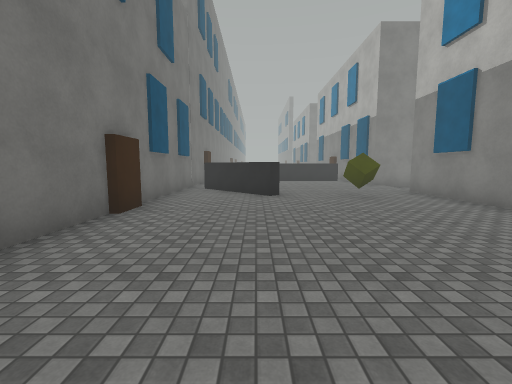
view 1 (above)

21 first-person views from a walk through a Unity game level. The camera is 1.5 m above the floor, tilts 6° down and sees 90° across. The floor is counted in squares, 2 m on a side. Each view is taken from the middle of a square. On the plan, view 1 faces up. The plan holds only what a view shows up to about 9 squares ahead; the rest is blank. The place goes on beyond the plan. The player is left out. Surface patterns are stand-ins for the level's own textures.

view 2
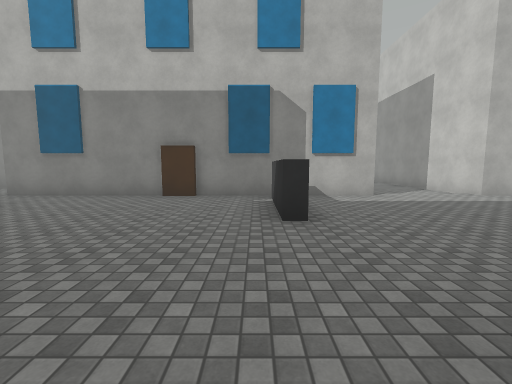

view 3
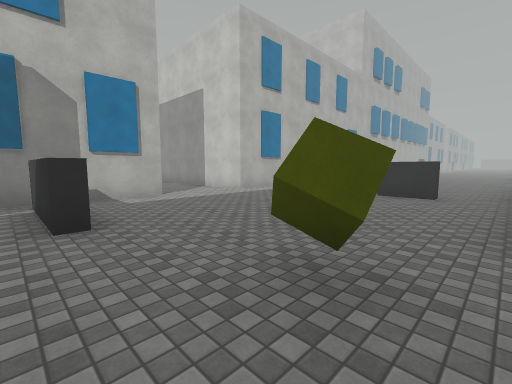

view 4
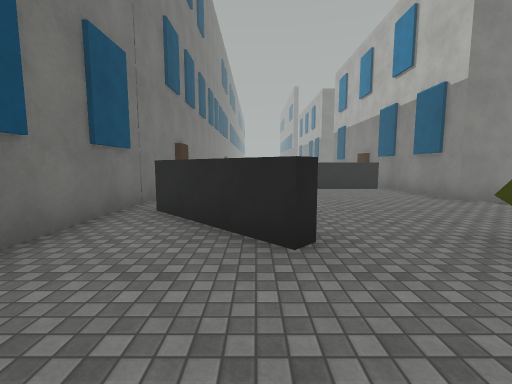

view 5
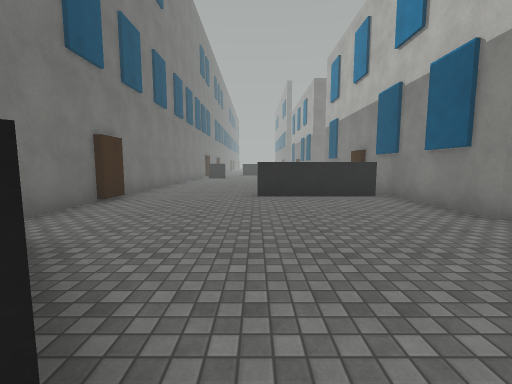

view 6
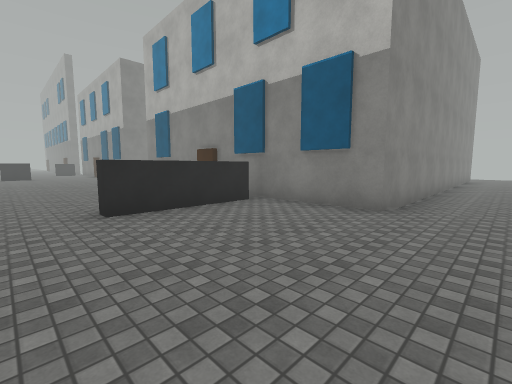

view 7
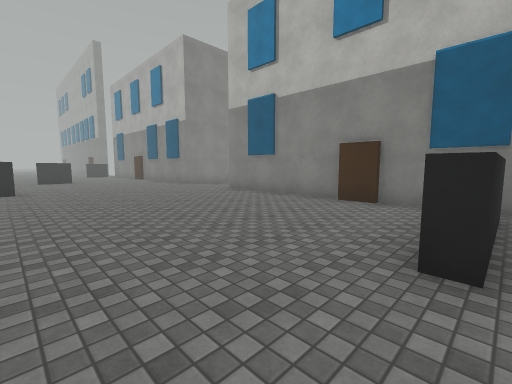

view 8
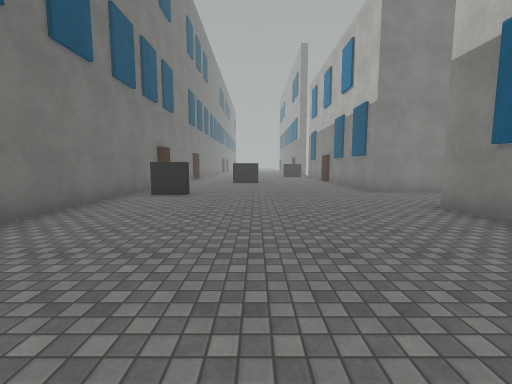

view 9
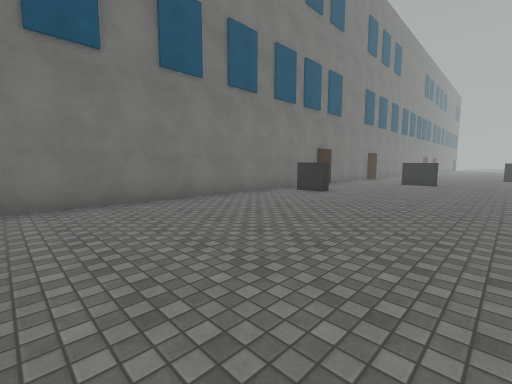

view 10
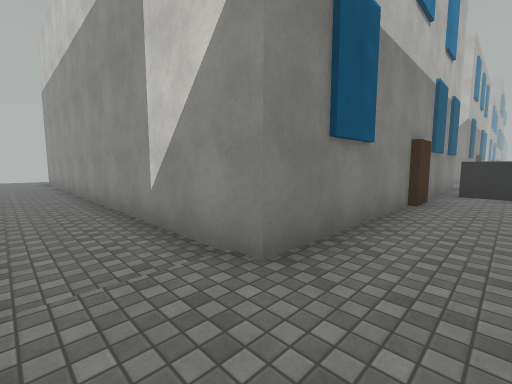

view 11
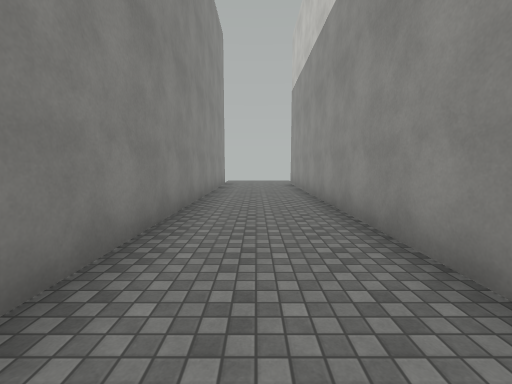

view 12
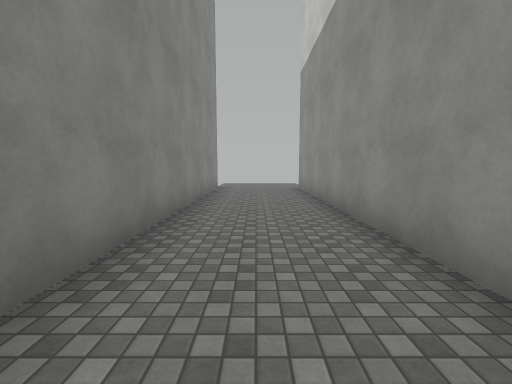

view 13
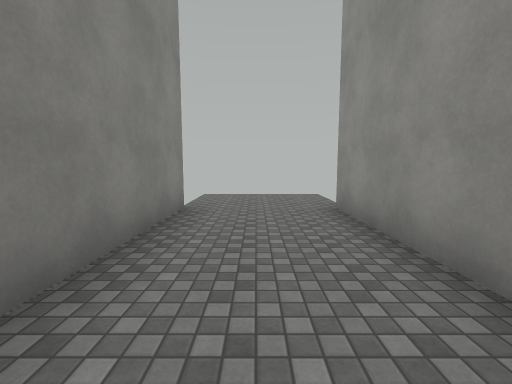

view 14
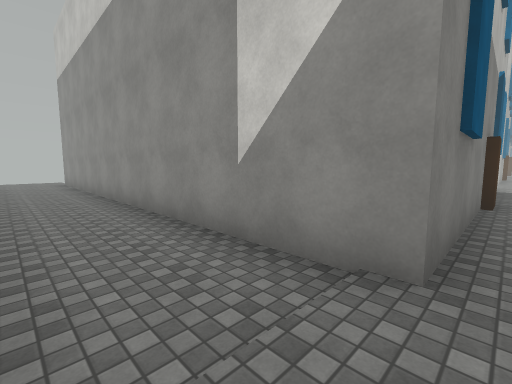

view 15
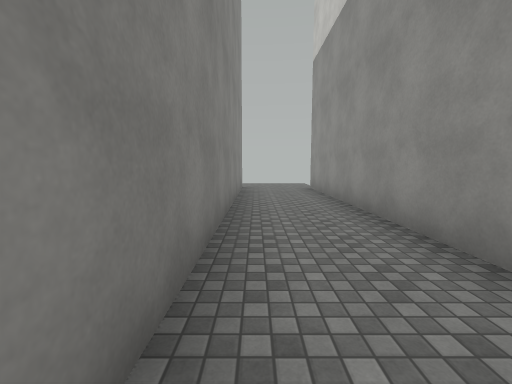

view 16
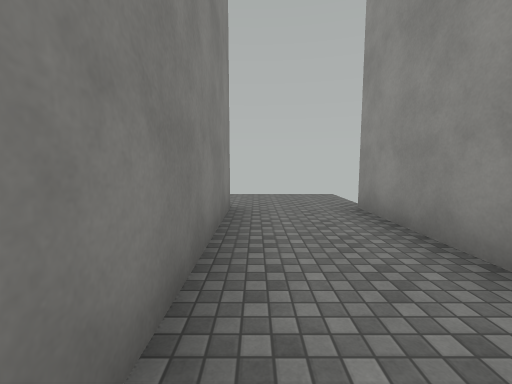

view 17
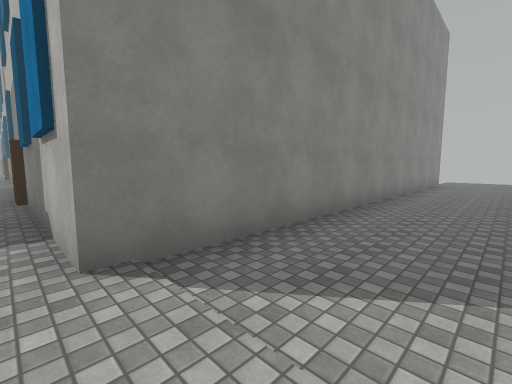

view 18
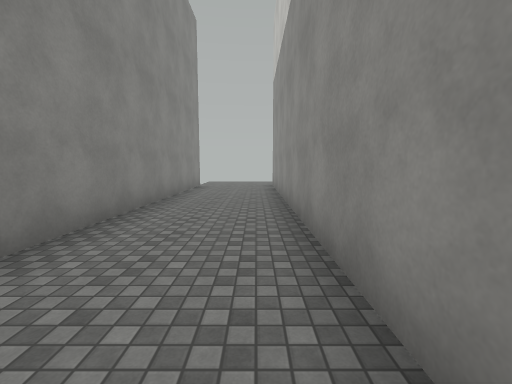

view 19
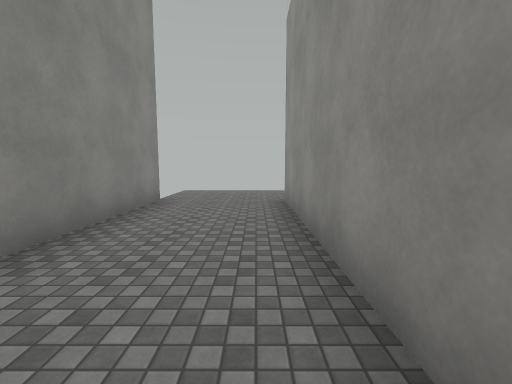

view 20
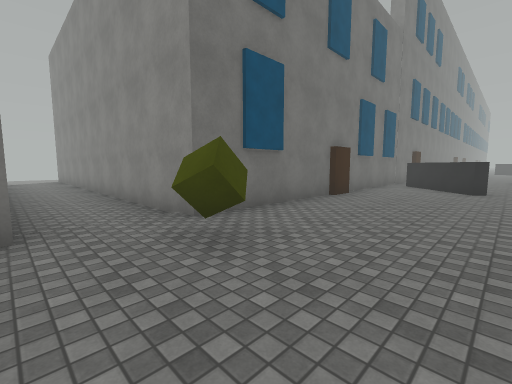

view 21
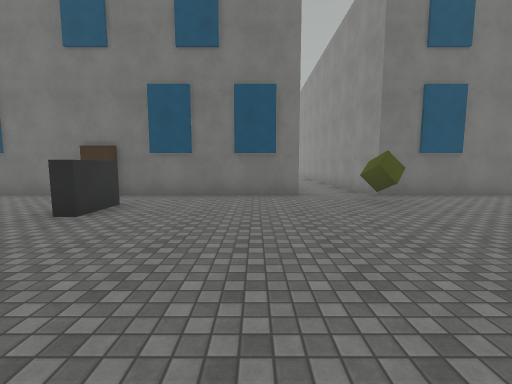

### Floor plan
Points are (right, up) in squares from view 1. A wall is a line through its corners. A room is listed if a view was taken in it or the views show most of it. See-through windows are left out.
Room 1 (views 1, 2, 3, 4, 5, 6, 7, 8, 9, 10, 11, 12, 13, 14, 15, 16, 17, 18, 19, 20, 21)
walls: (3.9, 12.1) (1, 12.1) (1, 12.5); (2.9, 12.4) (3.9, 12.4); (0.4, 6.2) (-1.7, 8.3); (-2.3, 3.5) (-2.3, 0.4); (1.4, 0.2) (1.4, 0.6) (3.8, 0.6); (-2.5, 0) (-9.8, 0); (16.5, 9.5) (4.3, 9.5) (4.3, 18.6) (16.5, 18.6); (-2.3, -1.9) (-2.3, -6.4); (-2.3, 22) (-2.3, 5); (4.3, -5.5) (4.3, -4.6) (16.5, -4.6); (16.5, -1.9) (4.3, -1.9) (4.3, 7.2) (16.5, 7.2); (16.5, 21.3) (4.3, 21.3) (4.3, 23.1)
objects: other object (-2, -6); other object (-2, 4); other object (-2, 12); other object (-2, 23); other object (-1, 20); other object (4, 3); other object (4, 14)

Positions as (right, up) in squares from view 1, and headings:
1: (0, 0), facing up
2: (-2, 1), facing right
3: (-2, 1), facing down-right
4: (0, 4), facing up
5: (1, 6), facing up
6: (0, 8), facing up-right
7: (-1, 12), facing up-right
8: (1, 14), facing up
9: (3, 14), facing up-left
10: (3, 20), facing down-right
11: (6, 20), facing right
12: (8, 20), facing right
13: (12, 20), facing right
14: (4, 9), facing down-right
15: (8, 9), facing right
16: (12, 9), facing right
17: (4, -4), facing up-right
18: (7, -4), facing right
19: (11, -4), facing right
20: (1, -2), facing up-left
21: (4, -3), facing left
